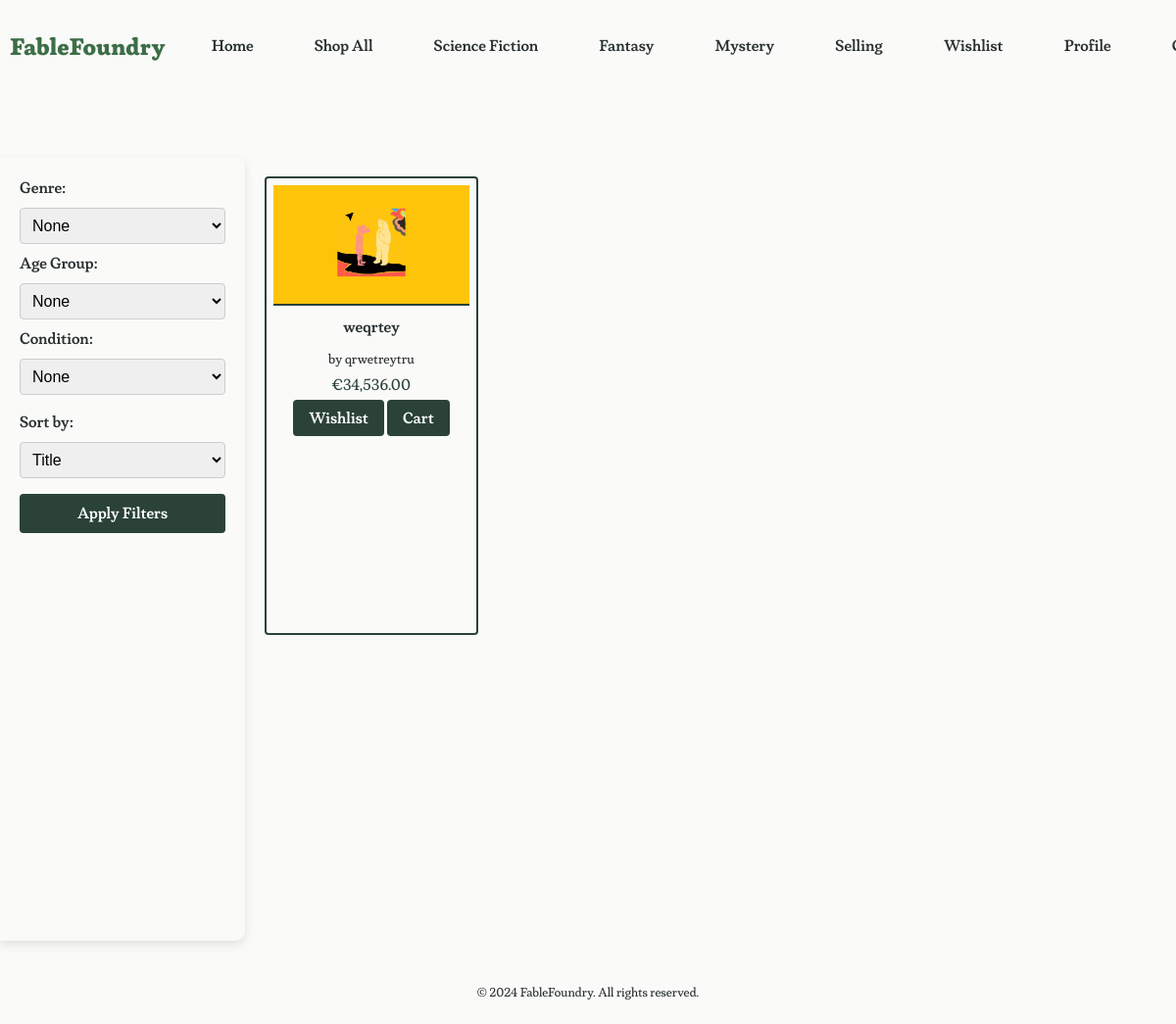
Page /root/web/lookups.php (signed in) on the committed database.
### tables this page shows
CREATE TABLE genres (
    genre_id INTEGER PRIMARY KEY AUTOINCREMENT,
    name TEXT NOT NULL,
    description TEXT
);

CREATE TABLE books (
    book_id INTEGER PRIMARY KEY AUTOINCREMENT,
    title TEXT NOT NULL,
    author TEXT NOT NULL,
    language TEXT NOT NULL,
    isbn TEXT NOT NULL,
    genre_id INTEGER NOT NULL,
    seller_id INTEGER NOT NULL,
    condition TEXT NOT NULL,
    listed_price REAL NOT NULL,
    description TEXT,
    image_url TEXT,
    listing_date DATE NOT NULL,
    age_group_id INTEGER NOT NULL,
    FOREIGN KEY (genre_id) REFERENCES genres(genre_id),
    FOREIGN KEY (seller_id) REFERENCES users(user_id),
    FOREIGN KEY (age_group_id) REFERENCES age_groups(age_group_id)
);

### root/web/lookups.php (the view, shortened to what this page needs)
<?php
include 'db.php';
$sql = "SELECT genre_id, name FROM genres";
$stmt = $conn->query($sql);
$genres = $stmt->fetchAll(PDO::FETCH_ASSOC);
$sort_order = isset($_GET['sort']) ? $_GET['sort'] : 'title';
$filter_query = "WHERE 1=1";
$filter_params = [];
$sql_books = "SELECT book_id, title, author, listed_price, image_url FROM books $filter_query ORDER BY $sort_order";
$stmt_books = $conn->prepare($sql_books);
$stmt_books->execute($filter_params);
$books = $stmt_books->fetchAll(PDO::FETCH_ASSOC);
?>
<!DOCTYPE html>
<html lang="en">
<head>
    <link rel="stylesheet" href="style2.css">
    <link rel="stylesheet" href="lookups.css">
</head>
<body>
    <header>
        <h2 class="logo-title"><a href="../index.php">FableFoundry</a></h2>
        <nav class="nav-left">
            <ul>
                <li><a href="../index.php">Home</a></li>
                <li><a href="lookups.php">Shop All</a></li>
                <?php
                foreach ($genres as $genre) {
                    echo '<li><a href="lookups.php?genre=' . $genre['genre_id'] . '">' . htmlspecialchars($genre['name']) . '</a></li>';
                }
                ?>
            </ul>
        </nav>
        <nav class="nav-right">
            <ul>
                <li><a href="selling.php">Selling</a></li>
                <li><a href="wishlist.php">Wishlist</a></li>
                <li><a href="profile.php">Profile</a></li>
                <li><a href="cart.php">Cart</a></li>
            </ul>
        </nav>
    </header>
    <main class="lookups-main">
        <aside class="lookups-sidebar">
            <form method="GET">
                <section class="lookups-filter-sort-bar">
                    <div class="lookups-book-filter">
                        <label for="genre-select">Genre:</label>
                        <select id="genre-select" name="genre">
                            <option value="none">None</option>
                        </select>
                        <label for="age-select">Age Group:</label>
                        <select id="age-select" name="age">
                            <option value="none">None</option>
                        </select>
                        <label for="condition-select">Condition:</label>
                        <select id="condition-select" name="condition">
                            <option value="none">None</option>
                        </select>
                    </div>
                    <div class="lookups-book-sort">
                        <label for="sort-select">Sort by:</label>
                        <select id="sort-select" name="sort">
                            <option value="title"<?php echo $sort_order == 'title' ? ' selected' : ''; ?>>Title</option>
                        </select>
                    </div>
                    <button class="lookups-apply" type="submit">Apply Filters</button>
                </section>
            </form>
        </aside>
        <div class="lookups-books-container">
            <section class="lookups-books-grid">
                <?php
                foreach ($books as $book): ?>
                    <div class="book-item">
                        <a href="book_details.php?book_id=<?php echo $book['book_id']; ?>">
                            <img src="../images/<?php echo htmlspecialchars($book['image_url']); ?>" alt="<?php echo htmlspecialchars($book['title']); ?>">
                            <h3 class="book-item-title"><?php echo htmlspecialchars($book['title']); ?></h3>
                            <p class="book-item-author">by <?php echo htmlspecialchars($book['author']); ?></p>
                            <p class="book-item-price">€<?php echo number_format($book['listed_price'], 2); ?></p>
                        </a>
                        <div class="actions">
                            <a href="lookups.php?add_to_wishlist=true&book_id=<?php echo $book['book_id']; ?>">Wishlist</a>
                            <a href="lookups.php?add_to_cart=true&book_id=<?php echo $book['book_id']; ?>">Cart</a>
                        </div>
                    </div>
                <?php endforeach; ?>
            </section>
        </div>
    </main>
    <footer>
        <p>© 2024 FableFoundry. All rights reserved.</p>
    </footer>
</body>
</html>

### root/web/style2.css (style rules this page uses)
:root { --pastel-blue: #AEC6CF; --pastel-red: #C9A0DC; --pastel-green: #a4e5a4; --pastel-yellow: #FDFD96; --darker-pastel-green: #6dbd6d; --moss-green: #2A4238; --forest-green: #3C6E47; --muted-rose: #D0B6B1; --dusky-pink: #AA8A86; --blue-grey: #A0AEB2; --almost-white: #FAFAF9; --text-dark: #2A3132; --button-pastel-purple: #c7add3; --button-hover-purple: #b496c2; --darker-forest-green: #2A4238; --balloon-box-color: #3B554B; }
main { margin-top: 10em; }
body { font-family: 'CustomFont', Arial, sans-serif; background-color: var(--almost-white); margin: 0; padding: 0; }
header { background-color: var(--almost-white); padding: 1rem; display: flex; align-items: center; justify-content: space-between; position: fixed; top: 0; left: 0; width: 100%; z-index: 1000; }
nav { font-family: 'CustomFontSemi', Arial, sans-serif; display: flex; justify-content: flex-end; margin-right: 1.25rem; flex: 2; }
.logo-title { font-family: 'CustomFontBold', Arial, sans-serif; color: var(--forest-green); margin-right: 1rem; }
.logo-title a { text-decoration: none; color: var(--forest-green); }
.nav-left, .nav-right { list-style-type: none; padding: 0; margin: 0; display: flex; }
.nav-left { float: left; }
.nav-right { float: right; margin-right: 1.25rem; }
nav ul { list-style-type: none; margin: 0; padding: 0; display: flex; }
nav ul li { padding: 0 0.9375rem; }
.nav-left li, .nav-right li { padding: 0 0.9375rem; }
.nav-left li a, .nav-right li a { text-decoration: none; color: var(--text-dark); padding: 0.5rem 1rem; border-radius: 1.25rem; }
nav ul li a { text-decoration: none; color: var(--text-dark); border-radius: 1.25rem; padding: 0.625rem 0.9375rem; transition: background-color 0.05s; white-space: nowrap; }
.book-item { padding: 0.4375rem; text-align: center; color: var(--text-dark); }
.book-item img { max-width: 100%; height: 17.5rem; object-fit: fill; }
footer { color: var(--text-dark); text-align: center; padding: 0.625rem 0; }
.book-item { border: 2px solid var(--moss-green); border-radius: 0.25rem; overflow: hidden; padding: 0.625rem; transition: transform 0.3s ease; display: flex; flex-direction: column; align-items: center; text-align: center; height: 28.125rem; width: 12.5rem; }
.book-item img { width: 100%; height: 250px; object-fit: cover; display: block; margin-bottom: 0.625rem; border-bottom: 2px solid var(--moss-green); }
.book-item-title { font-size: 1rem; font-family: 'CustomFontSemi'; margin: 0.625rem 0; color: var(--text-dark); }
.book-item-author { font-size: 0.85rem; color: var(--text-dark); margin: 0.3125rem 0; }
.book-item-price { font-size: 1rem; color: var(--moss-green); margin-bottom: 0.625rem; }
.book-item-title, .book-item-author, .book-item-price { margin: 0.3125rem 0; }
header, footer { padding: 0.625rem; text-align: center; }
footer { font-size: 0.8em; margin-top: 1.25rem; }
a { color: var(--darker-forest-green); text-decoration: none; }
.book-item { border: 0.125rem solid var(--moss-green); border-radius: 0.25rem; overflow: hidden; transition: transform 0.3s ease; display: flex; flex-direction: column; align-items: center; text-align: center; width: 12.5rem; padding: 0.625rem; }
.book-item img { max-width: 100%; height: auto; display: block; margin-bottom: 0.625rem; object-fit: cover; }
.book-item { padding: 0.4375rem; text-align: center; color: var(--text-dark); border: 0.125rem solid var(--moss-green); border-radius: 0.25rem; overflow: hidden; transition: transform 0.3s ease; display: flex; flex-direction: column; align-items: center; text-align: center; width: 12.5rem; }

### root/web/lookups.php (style rules this page uses)
.actions a { font-family: 'CustomFontSemi', Arial, sans-serif; padding: 0.5rem 1rem; background-color: var(--darker-forest-green); color: #fff; border-radius: 0.25rem; text-decoration: none; transition: background-color 0.3s ease; text-align: center; }

### rows in the picture
genres: name "Science Fiction"
genres: name "Fantasy"
genres: name "Mystery"
books: image_url (picture), title "weqrtey", author "qrwetreytru", listed_price "34,536.00"
